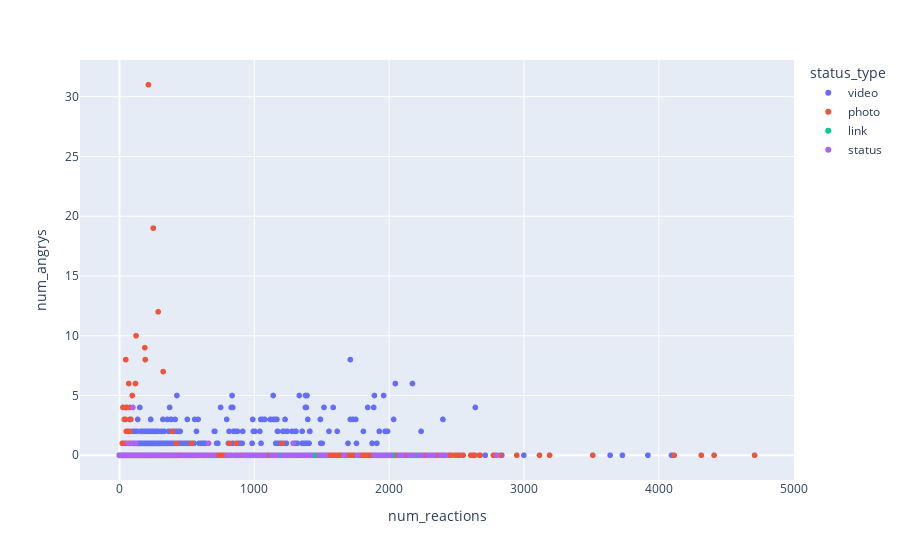

Notebook source saved alongside this figure:
### Code cell
fig = px.scatter(df, x="num_reactions", y="num_angrys", color="status_type")
fig.show()

### Figure 1 — Plotly figure (JSON) as saved in the notebook; plotly's stock layout.template omitted (floating-point values rounded to 4 significant figures; data arrays with more than 128 entries replaced by an {"elided": "..."} marker saying what was removed)
{"data": [{"hovertemplate": "status_type=video<br>num_reactions=%{x}<br>num_angrys=%{y}<extra></extra>", "legendgroup": "video", "marker": {"color": "#636efa", "symbol": "circle"}, "mode": "markers", "name": "video", "showlegend": true, "type": "scattergl", "x": {"elided": "2333 int values"}, "xaxis": "x", "y": {"elided": "2333 int values"}, "yaxis": "y"}, {"hovertemplate": "status_type=photo<br>num_reactions=%{x}<br>num_angrys=%{y}<extra></extra>", "legendgroup": "photo", "marker": {"color": "#EF553B", "symbol": "circle"}, "mode": "markers", "name": "photo", "showlegend": true, "type": "scattergl", "x": {"elided": "4244 int values"}, "xaxis": "x", "y": {"elided": "4244 int values"}, "yaxis": "y"}, {"hovertemplate": "status_type=link<br>num_reactions=%{x}<br>num_angrys=%{y}<extra></extra>", "legendgroup": "link", "marker": {"color": "#00cc96", "symbol": "circle"}, "mode": "markers", "name": "link", "showlegend": true, "type": "scattergl", "x": [16, 15, 33, 46, 169, 237, 46, 33, 63, 27, 48, 44, 43, 59, 51, 59, 40, 6, 1933, 2214, 1940, 1931, 2026, 1169, 1010, 1032, 1132, 1182, 1212, 1342, 1444, 1182, 37, 52, 165, 76, 30, 144, 95, 10, 10, 334, 57, 50, 20, 53, 120, 93, 21, 3, 8, 6, 12, 12, 4, 8, 9, 9, 6, 8, 1, 16, 66], "xaxis": "x", "y": [0, 0, 0, 0, 0, 0, 0, 0, 0, 0, 0, 0, 0, 0, 0, 0, 0, 0, 0, 0, 0, 0, 0, 0, 0, 0, 0, 0, 0, 0, 0, 0, 0, 0, 0, 0, 0, 0, 0, 0, 0, 0, 0, 0, 0, 0, 0, 0, 0, 0, 0, 0, 0, 0, 0, 0, 0, 0, 0, 0, 0, 0, 0], "yaxis": "y"}, {"hovertemplate": "status_type=status<br>num_reactions=%{x}<br>num_angrys=%{y}<extra></extra>", "legendgroup": "status", "marker": {"color": "#ab63fa", "symbol": "circle"}, "mode": "markers", "name": "status", "showlegend": true, "type": "scattergl", "x": {"elided": "359 int values"}, "xaxis": "x", "y": {"elided": "359 int values"}, "yaxis": "y"}], "layout": {"legend": {"title": {"text": "status_type"}, "tracegroupgap": 0}, "margin": {"t": 60}, "xaxis": {"anchor": "y", "domain": [0, 1], "title": {"text": "num_reactions"}}, "yaxis": {"anchor": "x", "domain": [0, 1], "title": {"text": "num_angrys"}}}}
